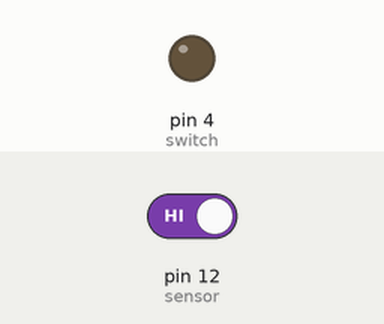
Recording of a sketch running on a simulated Arduino Uno, built with avr-gcc and run on an emulated ATmega328P. Parts: output pins drawn as LEDs (lit = HIGH). The test bench sets the inputs (shaded band); at power-on: pin 12 (sensor) HIGH. What the sketch prints to the serial monitor is not drawn.

Above: at 1.2 s.
1.3 s: pin 12 (sensor) driven LOW
At 1.6 s:
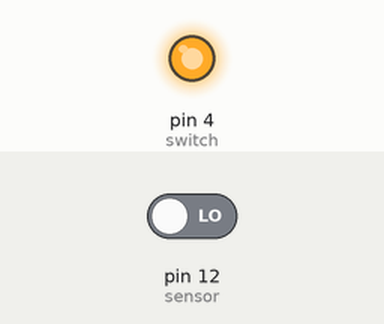
2.8 s: pin 12 (sensor) driven HIGH
At 4.0 s:
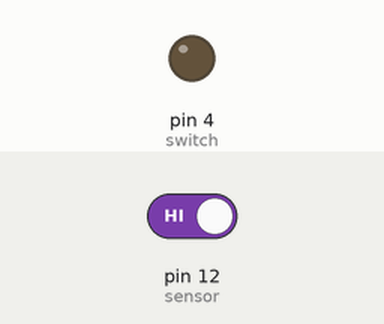
Timing chart, 0 to 5.8 s (numbered marks = the images above; inputs shaded):
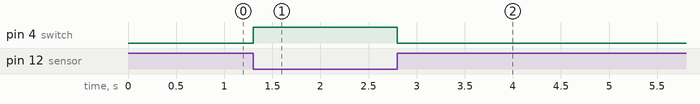

The sketch:

avra.ino
```cpp
#define sensor 12
void setup() {
  Serial.begin(9600);
   pinMode(4, OUTPUT); //switch
  pinMode(sensor, INPUT);
    //myservo.attach(12);
  Serial.print("Door open/ Close program");
  // put your setup code here, to run once:

}

void loop() {

  int detect = digitalRead(sensor);

 if(detect==0)
  {
    digitalWrite(4, HIGH);

  }
  else
  {
    digitalWrite (4, LOW);
  }
}
```

Measured:
- after the input at 1.3 s, pin 4 (switch): LOW → HIGH at once
- after the input at 2.8 s, pin 4 (switch): HIGH → LOW at once
